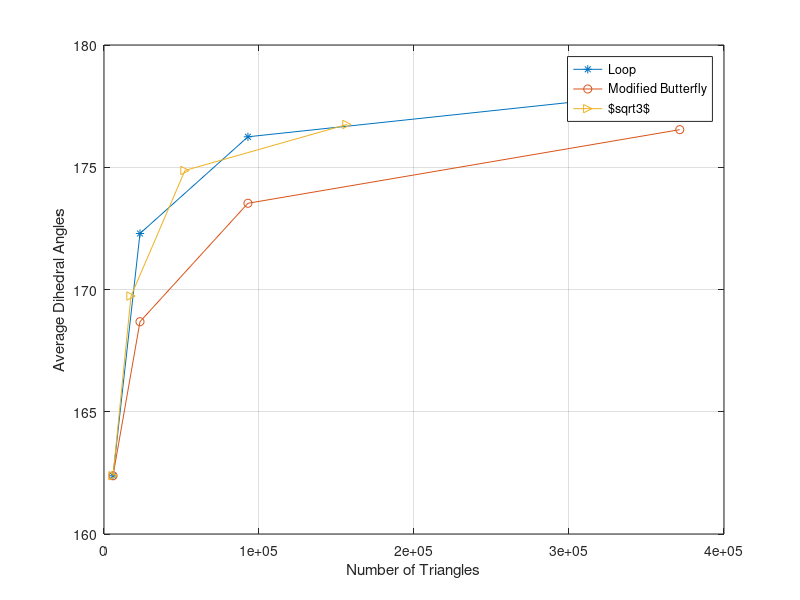

MATLAB code for this plot:
clear
clc

dihedralLoop = [162.3821, 172.2905,176.2460, 178.1311];
dihedralMB = [162.3821, 168.6832, 173.5270, 176.5374 ];
dihedralRoot = [162.3821, 169.7331, 174.8686, 176.7488];

hLoop = [5804,23216,92864,371456];
hMb = [5804,23217,92864,371456];
hRoot = [5804,17412,52236,156708];

plot(hLoop,dihedralLoop,'-*');
hold on
plot(hMb, dihedralMB,'-o');
hold on
plot(hRoot, dihedralRoot,'->');
grid on
xlabel("Number of Triangles");
ylabel("Average Dihedral Angles");
legend("Loop","Modified Butterfly","$\sqrt{3}$");
